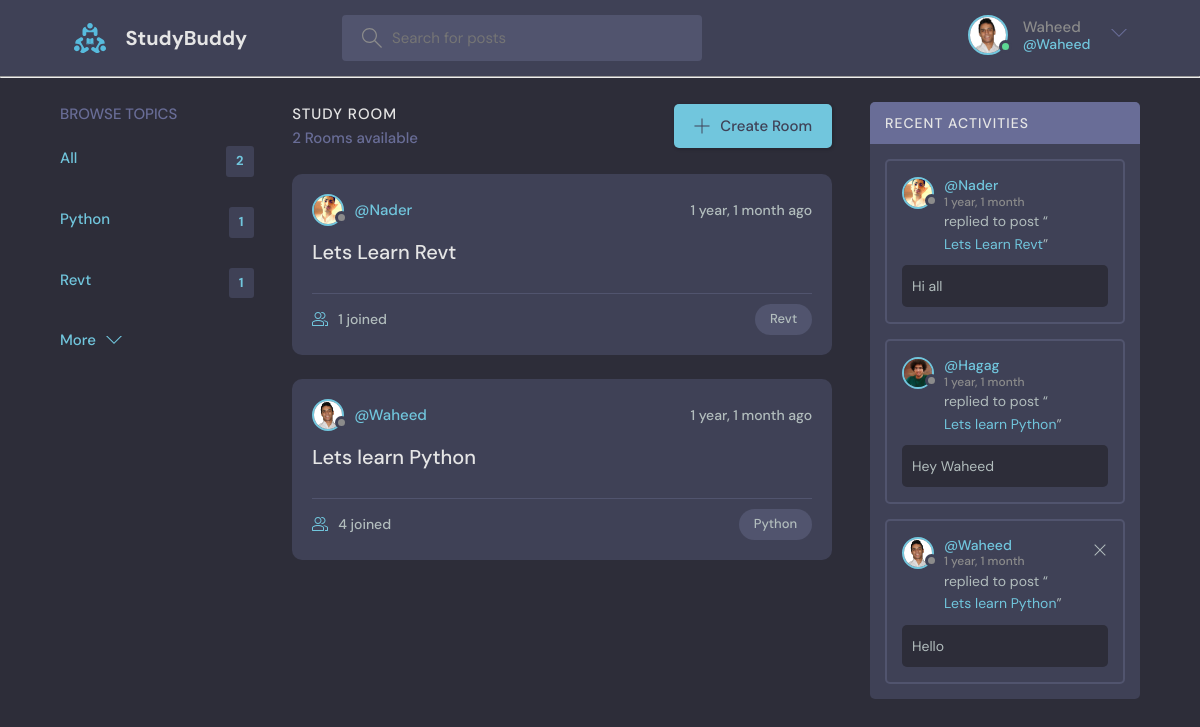
/ (signed in), run on the app's committed database.
### base/models.py (models this page shows, shortened)
class User(AbstractUser):
    name = models.CharField(max_length=200,null=True)
    email = models.EmailField(unique=True, null=True)
    bio = models.TextField(null=True)
    avatar = models.ImageField(null=True,default='avatar.svg')
    USERNAME_FIELD = 'email'
    REQUIRED_FIELDS =[]

class Topic(models.Model):
    name =models.CharField(max_length=200)

class Room(models.Model):
    host = models.ForeignKey(User,on_delete=models.CASCADE,null=True)
    topic = models.ForeignKey(Topic,on_delete=models.SET_NULL,null=True)
    name = models.CharField(max_length=200)
    description = models.TextField(null=True, blank=True)
    participants = models.ManyToManyField(User,related_name='participants',blank=True)
    updated = models.DateTimeField(auto_now=True)
    created = models.DateTimeField(auto_now_add=True)
    class Meta:
        ordering = ['-updated','-created']
    def __str__(self):
        return self.name

class Message(models.Model):
    user = models.ForeignKey(User,on_delete=models.CASCADE)
    room = models.ForeignKey(Room,on_delete=models.CASCADE)
    body = models.TextField()
    updated = models.DateTimeField(auto_now=True)
    created = models.DateTimeField(auto_now_add=True)
    class Meta:
        ordering =['-updated','-created']
    def __str__(self):
        return self.body[0:50]

### base/views.py (the view)
# urls.py: path('',views.home,name='home'),
@login_required(login_url='/login')
def home(request):
    q = request.GET.get('q') if request.GET.get("q") != None else ''
    rooms = Room.objects.filter(Q(topic__name__icontains=q) |
    Q(name__icontains=q)|
    Q(description__icontains=q)
    )
    topics = Topic.objects.all()[0:5]
    room_count = rooms.count()
    room_messages= Message.objects.filter(Q(room__topic__name__icontains=q))
    context = {'rooms':rooms,"topics":topics,'room_count':room_count,"room_messages":room_messages}
    return render(request,'base/home.html',context)

### base/templates/base/home.html (shortened to what this page needs)
{% extends 'main.html' %} {% block content %}
<main class="layout layout--3">
  <div class="container">
    {% include 'base/topics_component.html' %}
    <div class="roomList">
      <div class="roomList__header">
        <div>
          <h2>Study Room</h2>
          <p>{{room_count}} Rooms available</p>
        </div>
        <a class="btn btn--main" href="{% url 'create-room' %}">
          <svg
            version="1.1"
            xmlns="http://www.w3.org/2000/svg"
            width="32"
            height="32"
            viewBox="0 0 32 32"
          >
            <title>add</title>
            <path
              d="M16.943 0.943h-1.885v14.115h-14.115v1.885h14.115v14.115h1.885v-14.115h14.115v-1.885h-14.115v-14.115z"
            ></path>
          </svg>
          Create Room
        </a>
      </div>
      {% include 'base/feed_component.html' %}
    </div>
    {% include 'base/activity_component.html'%}
  </div>
</main>
{% endblock content %}

### templates/navbar.html (shortened to what this page needs)
{% load static %}
<header class="header header--loggedIn">
  <div class="container">
    <a href="{% url 'home' %}" class="header__logo">
      <img src="{% static 'images/logo.svg' %}" />
      <h1>StudyBuddy</h1>
    </a>
    {% if request.user.is_authenticated %}
    <form class="header__search" method='GET' action = "{% url 'home' %}">
      <label>
        <input type='text' name="q" placeholder="Search for posts" />
      </label>
    </form>
    {% endif %}
    <nav class="header__menu">
      {% if request.user.is_authenticated %}
        <div class="header__user">
          <a href="{% url 'user-profile' request.user.id %}">
            <div class="avatar avatar--medium active">
              <img src="{{request.user.avatar.url}}" />
            </div>
            <p>{{request.user.username}}<span>@{{request.user.username}}</span></p>
          </a>
          <button class="dropdown-button">
            <svg version="1.1" xmlns="http://www.w3.org/2000/svg" width="32" height="32" viewBox="0 0 32 32">
              <title>chevron-down</title>
              <path d="M16 21l-13-13h-3l16 16 16-16h-3l-13 13z"></path>
            </svg>
          </button>
        </div>
      {% else %}
        <a href="{% url 'login' %}">
          <img src="{% static 'images/avatar.svg' %}" />
          <p>Login</p>
        </a>
      {% endif %}
    </nav>
  </div>
</header>
<hr>

### base/templates/base/topics_component.html
<div class="topics">
  <div class="topics__header">
    <h2>Browse Topics</h2>
  </div>
  <ul class="topics__list">
    <li>
      <a href="{% url 'home' %}" class="active"
        >All <span>{{topics.count}}</span></a
      >
    </li>
    {% for topic in topics %}
    <li>
      <a href="{% url 'home' %}?q={{topic.name}}" class="active"
        >{{topic.name}} <span>{{topic.room_set.all.count}}</span></a
      >
    </li>
    {% endfor %}
  </ul>
  <a class="btn btn--link" href="{% url 'topics' %}">
    More
    <svg
      version="1.1"
      xmlns="http://www.w3.org/2000/svg"
      width="32"
      height="32"
      viewBox="0 0 32 32"
    >
      <title>chevron-down</title>
      <path d="M16 21l-13-13h-3l16 16 16-16h-3l-13 13z"></path>
    </svg>
  </a>
</div>

### base/templates/base/feed_component.html (shortened to what this page needs)
{% for room in rooms %}
<div class="roomListRoom">
  <div class="roomListRoom__header">
    <a
      href="{% url 'user-profile' room.host.id %}"
      class="roomListRoom__author"
    >
      <div class="avatar avatar--small">
        <img src="{{room.host.avatar.url}}" />
      </div>
      <span>@{{room.host.username}}</span>
    </a>
    <div class="roomListRoom__actions">
      <span>{{room.created|timesince}} ago</span>
    </div>
  </div>
  <div class="roomListRoom__content">
    <a href="{% url 'room' room.id %}">{{room.name}}</a>
  </div>
  <div class="roomListRoom__meta">
    <a href="{% url 'room' room.id %}" class="roomListRoom__joined">
      {{room.participants.all.count}} joined
    </a>
    <p class="roomListRoom__topic">{{room.topic.name}}</p>
  </div>
</div>
{% endfor %}

### base/templates/base/activity_component.html
<div class="activities">
  <div class="activities__header">
    <h2>Recent Activities</h2>
  </div>
  {% for message in room_messages %}
  <div class="activities__box">
    <div class="activities__boxHeader roomListRoom__header">
      <a
        href="{% url 'user-profile' message.user.id %}"
        class="roomListRoom__author"
      >
        <div class="avatar avatar--small">
          <img src="{{message.user.avatar.url}}" />
        </div>
        <p>
          @{{message.user.username}}
          <span>{{message.created|timesince}}</span>
        </p>
      </a>
      {% if request.user == message.user %}
      <div class="roomListRoom__actions">
        <a href="{% url 'delete-message' message.id %}">
          <svg
            version="1.1"
            xmlns="http://www.w3.org/2000/svg"
            width="32"
            height="32"
            viewBox="0 0 32 32"
          >
            <title>remove</title>
            <path
              d="M27.314 6.019l-1.333-1.333-9.98 9.981-9.981-9.981-1.333 1.333 9.981 9.981-9.981 9.98 1.333 1.333 9.981-9.98 9.98 9.98 1.333-1.333-9.98-9.98 9.98-9.981z"
            ></path>
          </svg>
        </a>
      </div>
      {% endif %}
    </div>
    <div class="activities__boxContent">
      <p>
        replied to post “<a href="{% url 'room' message.room.id %}"
          >{{message.room}}</a
        >”
      </p>
      <div class="activities__boxRoomContent">{{message}}</div>
    </div>
  </div>
  {% endfor %}
</div>

### data on the page
User: user.avatar (picture), user.username "Waheed"
Topic: name "Python", room_set.all.count "1"
Topic: name "Revt", room_set.all.count "1"
Room: host.avatar (picture), host.username "Nader", created "1 year, 1 month", name "Lets Learn Revt", participants.all.count "1", topic.name "Revt"
Room: host.avatar (picture), host.username "Waheed", created "1 year, 1 month", name "Lets learn Python", participants.all.count "4", topic.name "Python"
Message: user.avatar (picture), user.username "Nader", created "1 year, 1 month", room "Lets Learn Revt", body "Hi all"
Message: user.avatar (picture), user.username "Hagag", created "1 year, 1 month", room "Lets learn Python", body "Hey Waheed"
Message: user.avatar (picture), user.username "Waheed", created "1 year, 1 month", room "Lets learn Python", body "Hello"

### other printed values
{{ topics.count }} "2"
{{ room_count }} "2"
